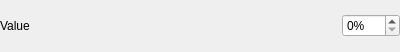
<?xml version="1.0" encoding="UTF-8"?>
<ui version="4.0">
 <class>PercentageProperty</class>
 <widget class="QWidget" name="PercentageProperty">
  <property name="geometry">
   <rect>
    <x>0</x>
    <y>0</y>
    <width>400</width>
    <height>52</height>
   </rect>
  </property>
  <property name="windowTitle">
   <string notr="true">Form</string>
  </property>
  <layout class="QHBoxLayout" name="horizontalLayout">
   <property name="leftMargin">
    <number>0</number>
   </property>
   <property name="topMargin">
    <number>0</number>
   </property>
   <property name="rightMargin">
    <number>0</number>
   </property>
   <property name="bottomMargin">
    <number>0</number>
   </property>
   <item>
    <widget class="QLabel" name="label">
     <property name="sizePolicy">
      <sizepolicy hsizetype="Expanding" vsizetype="Preferred">
       <horstretch>0</horstretch>
       <verstretch>0</verstretch>
      </sizepolicy>
     </property>
     <property name="text">
      <string>Value</string>
     </property>
    </widget>
   </item>
   <item>
    <widget class="QSpinBox" name="valueBox">
     <property name="suffix">
      <string>%</string>
     </property>
     <property name="maximum">
      <number>100</number>
     </property>
    </widget>
   </item>
  </layout>
 </widget>
 <resources/>
 <connections/>
</ui>
